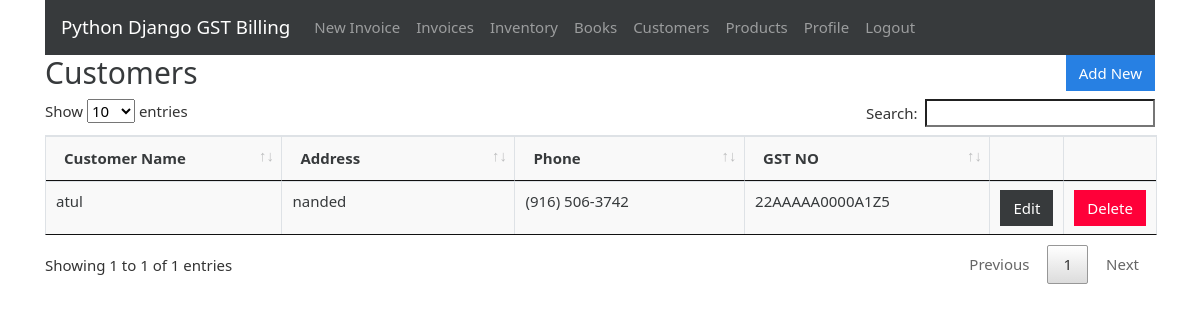
Before: /customers (signed in) with the older database file.
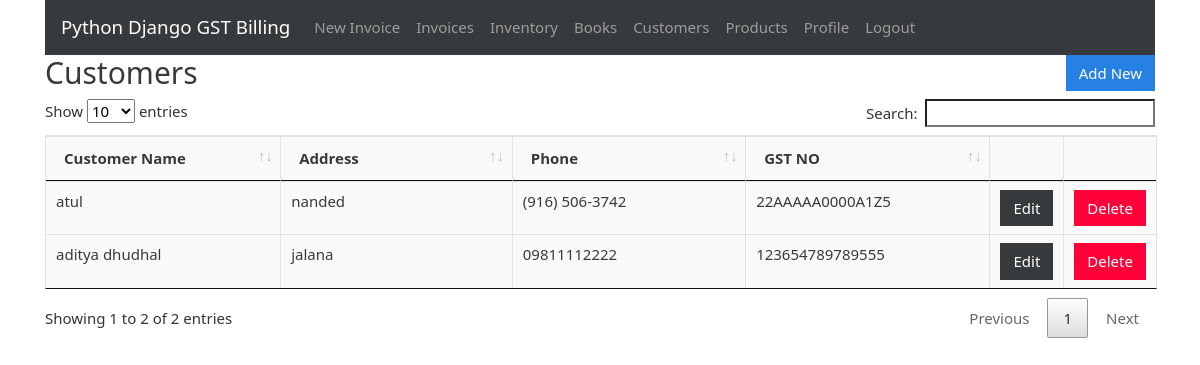
After: the same page with the newer database file.
### gstbillingapp/models.py (models this page shows, shortened)
class Customer(models.Model):
    user = models.ForeignKey(User, null=True, blank=True, on_delete=models.SET_NULL)
    customer_name = models.CharField(max_length=200)
    customer_address = models.TextField(max_length=600, blank=True, null=True)
    customer_phone = models.CharField(max_length=14, blank=True, null=True)
    customer_gst = models.CharField(max_length=15, blank=True, null=True)

### gstbillingapp/views.py (the view)
# urls.py: path('customers', views.customers, name='customers'),
@login_required
def customers(request):
    context = {}
    context['customers'] = Customer.objects.filter(user=request.user)
    return render(request, 'gstbillingapp/customers.html', context)

### gstbillingapp/templates/gstbillingapp/customers.html (shortened to what this page needs)
{% extends "gstbillingapp/base.html" %}
{% load static %}
{% block content %}
<div class="row">
	<div class="col">
		<h2>Customers</h2>
	</div>
	<div class="col">
		<a href="{% url 'customer_add' %}" id="add_customer_btn"><button type="button" class="btn btn-primary">Add New</button></a>
	</div>
</div>
<table class="table table-bordered" id="customer-table">
	<thead>
		<tr>
			<th>Customer Name</th>
			<th>Address</th>
			<th>Phone</th>
			<th>GST NO</th>
			<th></th>
			<th></th>
		</tr>
	</thead>
	<tbody class="two-col-form">
		{% for customer in customers %}
		<tr>
			<td>{{customer.customer_name}}</td>
			<td>{{customer.customer_address}}</td>
			<td>{{customer.customer_phone}}</td>
			<td>{{customer.customer_gst}}</td>
			<td><a href="{% url 'customer_edit' customer.id %}"><button type="button" class="btn btn-dark">Edit</button></a></td>
			<td><button type="button" class="btn btn-danger" data-toggle="modal" data-target="#customerDeleteModal" data-customer-id="{{customer.id}}" data-customer-name="{{customer.customer_name}}">Delete</button></td>
		</tr>
		{% endfor %}
	</tbody>
</table>
{% endblock %}

### gstbillingapp/templates/gstbillingapp/base.html (shortened to what this page needs)
{% load static %}
<!doctype html>
<html lang="en">
<head>
	<link rel="stylesheet" href="{% static "gstbillingapp/bootstrap-4.4.1-dist/css/bootstrap-cosmo.min.css" %}">
	<link rel="stylesheet" href="{% static "gstbillingapp/main.css" %}">
	<link rel="stylesheet" href="{% static "gstbillingapp/DataTables/jquery.dataTables.min.css" %}">
	<link rel="stylesheet" href="{% static "gstbillingapp/DataTables/dataTables.bootstrap4.min.css" %}">
</head>
<body>
	<div class="container">
		{% include "gstbillingapp/navbar.html" %}
		{% block content %}{% endblock %}
	</div>
</body>
</html>

### gstbillingapp/templates/gstbillingapp/navbar.html (shortened to what this page needs)
<nav class="navbar navbar-expand-lg navbar-dark bg-dark">
	<a class="navbar-brand" href="{% url 'landing_page' %}">Python Django GST Billing</a>
	<div class="collapse navbar-collapse" id="navbarSupportedContent">
		<ul class="navbar-nav mr-auto">
			{% if user.is_authenticated %}
			<li class="nav-item">
				<a class="nav-link" href="{% url 'invoice_create' %}">New Invoice <span class="sr-only">(current)</span></a>
			</li>
			<li class="nav-item">
				<a class="nav-link" href="{% url 'invoices' %}">Invoices</a>
			</li>
			<li class="nav-item">
				<a class="nav-link" href="{% url 'inventory' %}">Inventory</a>
			</li>
			<li class="nav-item">
				<a class="nav-link" href="{% url 'books' %}">Books</a>
			</li>
			<li class="nav-item">
				<a class="nav-link" href="{% url 'customers' %}">Customers</a>
			</li>
			<li class="nav-item">
				<a class="nav-link" href="{% url 'products' %}">Products</a>
			</li>
			<li class="nav-item">
				<a class="nav-link" href="{% url 'user_profile' %}">Profile</a>
			</li>
			<li class="nav-item">
				<a class="nav-link" href="{% url 'logout' %}?next=/">Logout</a>
			</li>
			{% endif %}
		</ul>
	</div>
</nav>

### gstbillingapp/static/gstbillingapp/main.css (style rules this page uses)
.table-bordered td, .table-bordered th { padding: 0.25em; }
.table-bordered tbody td, .table-bordered tbody th, .table-bordered thead th, .table-bordered thead td { background: #f9f9f9; }
.two-col-form td, .two-col-form th { width: 25%; }
#add_customer_btn, #add_product_btn { float: right; }

Changed rows visible on the page:
added Customer: customer_name "aditya dhudhal", customer_address "jalana", customer_phone "09811112222", customer_gst "123654789789555"
Other visible differences:
text written by a page script: "Show entries Search: Showing 1 to 1 of 1 entries Previous 1 Next" → "Show entries Search: Showing 1 to 2 of 2 entries Previous 1 Next"
